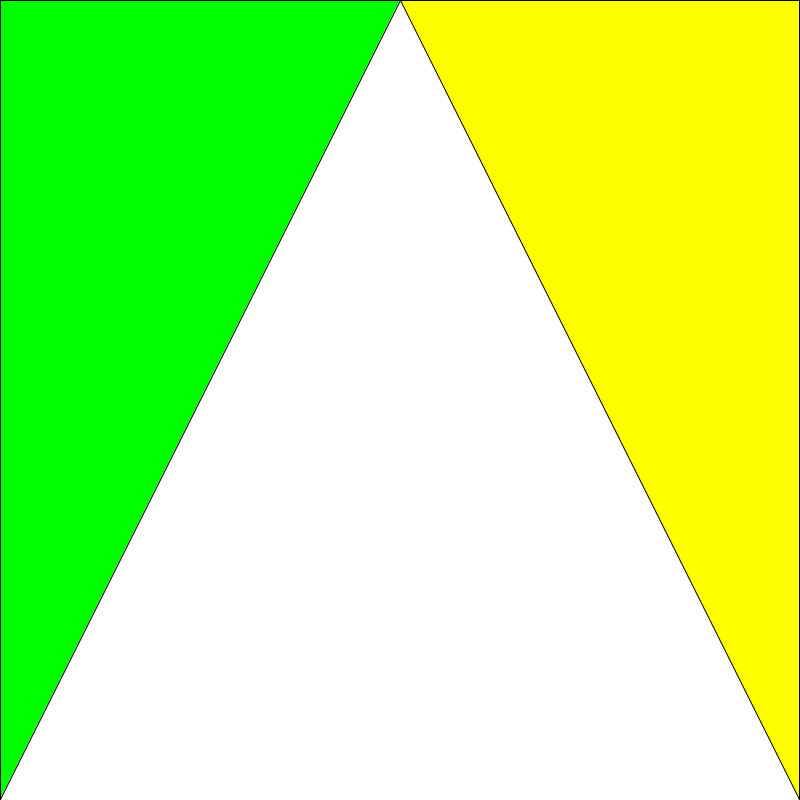
Frame 1 (no input)
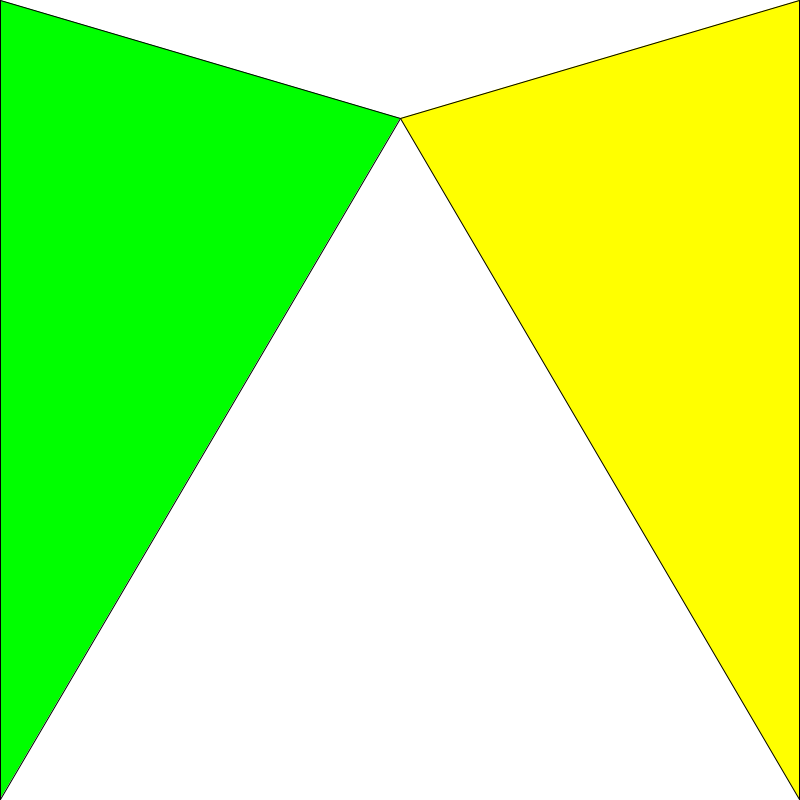
Frame 60 (the mouse pressed at the canvas centre just before this capture)
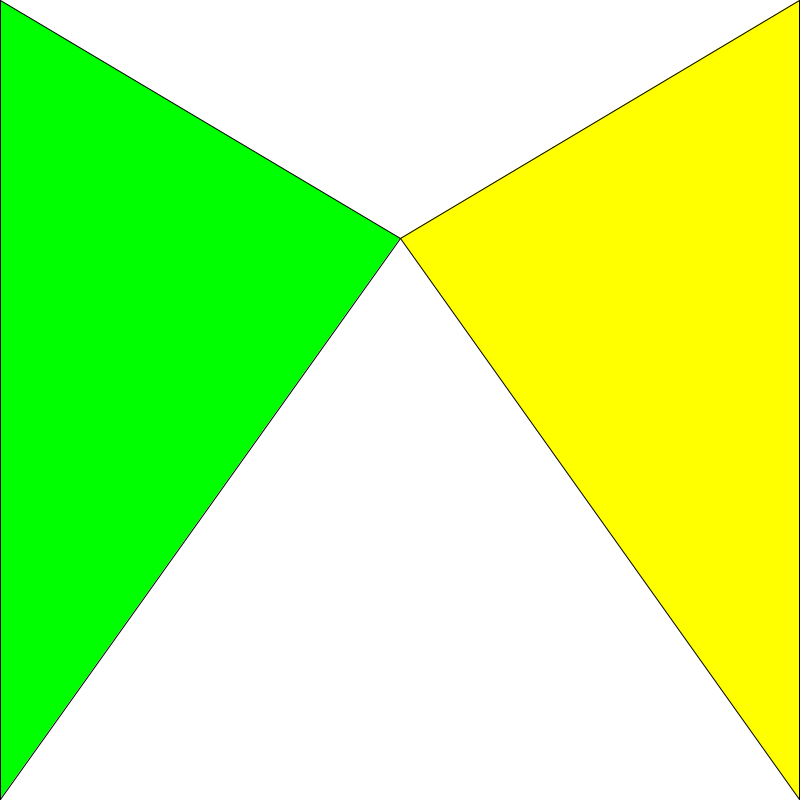
Frame 120 (the mouse held since frame 60 and released just before this capture)

The Processing sketch that drew these frames (run headless with seeded random() and noise(); from frame 60 on, the mouse is pressed at the canvas centre):

// Processing sketch: s00_reviewanim
// ── s00_reviewanim.pde
int x, y;
void setup() {
  size(800,800);
  x = width/2; y = 0;
}

int dy = 2;
void draw() {
  background(255);
  fill(0,255,0);
  triangle(0,0, x,y, 0,height-1);
  fill(255,255,0);
  triangle(x,y,  width-1,0,  width-1,height-1);
  y += dy;
  if (y < 0 || y >= height) {
    dy = -dy;
  }
}
